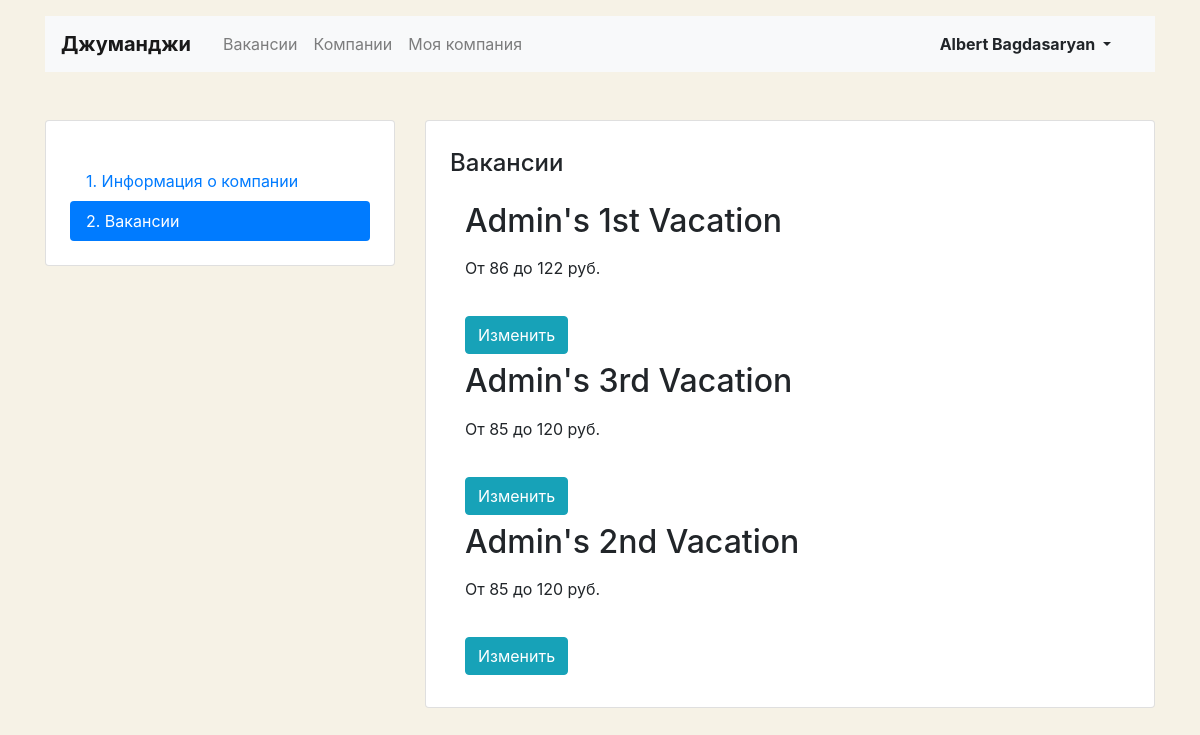
Page /mycompany/vacancies/ (signed in) on the committed database.
### vacancy/models.py (models this page shows, shortened)
class Vacancy(models.Model):
    title = models.CharField(max_length=200)
    speciality = models.ForeignKey(Speciality, on_delete=models.CASCADE, related_name="vacancies")
    skills = models.CharField(max_length=200)
    description = models.TextField()
    salary_min = models.IntegerField()
    salary_max = models.IntegerField()
    published_at = models.DateField(auto_now_add=True)
    company = models.ForeignKey(Company, on_delete=models.CASCADE, related_name='vacancies')

### vacancy/views.py (the view)
# urls.py: path('mycompany/vacancies/', MyVacancyListView.as_view(), name='my_vacancies'),
class MyVacancyListView(ListView):
    def get(self, request, *args):
        owner_id = request.user.id
        company = get_object_or_404(Company, owner_id=owner_id)
        vacancies = Vacancy.objects.filter(company=company)
        if vacancies.count() == 0:
            return render(request, 'vacancy/myvacancies-empty.html')
        return render(request, 'vacancy/myvacancies.html', context={'vacancies': vacancies})

### vacancy/templates/vacancy/myvacancies.html
{% extends "vacancy/mycompany.html" %}
{% block tab %}
<section class="tab-pane fade show active">
    <h2 class="h4 pt-2 pb-3">Вакансии</h2>
    {% for vacancy in vacancies %}
        <div class="col-12 col-md-8 col-lg-9">
            <h2 class="h2 pb-2">{{ vacancy.title }}</h2>
            <p>От {{ vacancy.salary_min }} до {{ vacancy.salary_max }} руб.</p>
            <p class="text-muted pt-1">{{ title.published_at }}</p>
            <a href="{% url 'my_vacancy' vacancy_id=vacancy.id %}" class="btn btn-info mb-2">Изменить</a>
        </div>
    {% endfor %}
</section>
{% endblock %}

### vacancy/templates/vacancy/mycompany.html (shortened to what this page needs)
{% extends "vacancy/base.html" %}
{% block action %}
<div class="btn-group">
  <button type="button" class="btn dropdown-toggle font-weight-bold" data-toggle="dropdown" aria-haspopup="true" aria-expanded="false">
    {{ request.user.first_name }} {{ request.user.last_name }}
  </button>
</div>
{% endblock %}
{% block main %}
<main class="container mt-3 pb-5">
  <div class="row mt-5">
    <div class="col-12 col-lg-4">
      <aside class="pt-3 pb-4 px-4 mb-5 card">
        <h1 class="h4 pt-2 pb-2">{{ company_name }}</h1>
        <div class="nav flex-column nav-pills">
          <a class="nav-link {% if '/mycompany/' == request.path %} active {% endif %}" href="{% url 'company_edit' %}">1. Информация о&nbsp;компании</a>
          <a class="nav-link {% if '/mycompany/vacancies/' in request.path %} active {% endif %}" href="{% url 'my_vacancies' %}">2. Вакансии</a>
        </div>
      </aside>
    </div>
    <div class="col-12 col-lg-8">
      <div class="card">
        <div class="card-body px-4 pb-4">
          {% block tab %}{% endblock %}
        </div>
      </div>
    </div>
  </div>
</main>
{% endblock %}

### vacancy/templates/vacancy/mycompany.html (style rules this page uses)
body { background-color: #F6F2E6; }

### rows in the picture
Vacancy: title "Admin's 1st Vacation", salary_min "86", salary_max "122"
Vacancy: title "Admin's 3rd Vacation", salary_min "85", salary_max "120"
Vacancy: title "Admin's 2nd Vacation", salary_min "85", salary_max "120"

### other values in the picture
{{ request.user.first_name }} "Albert"
{{ request.user.last_name }} "Bagdasaryan"
